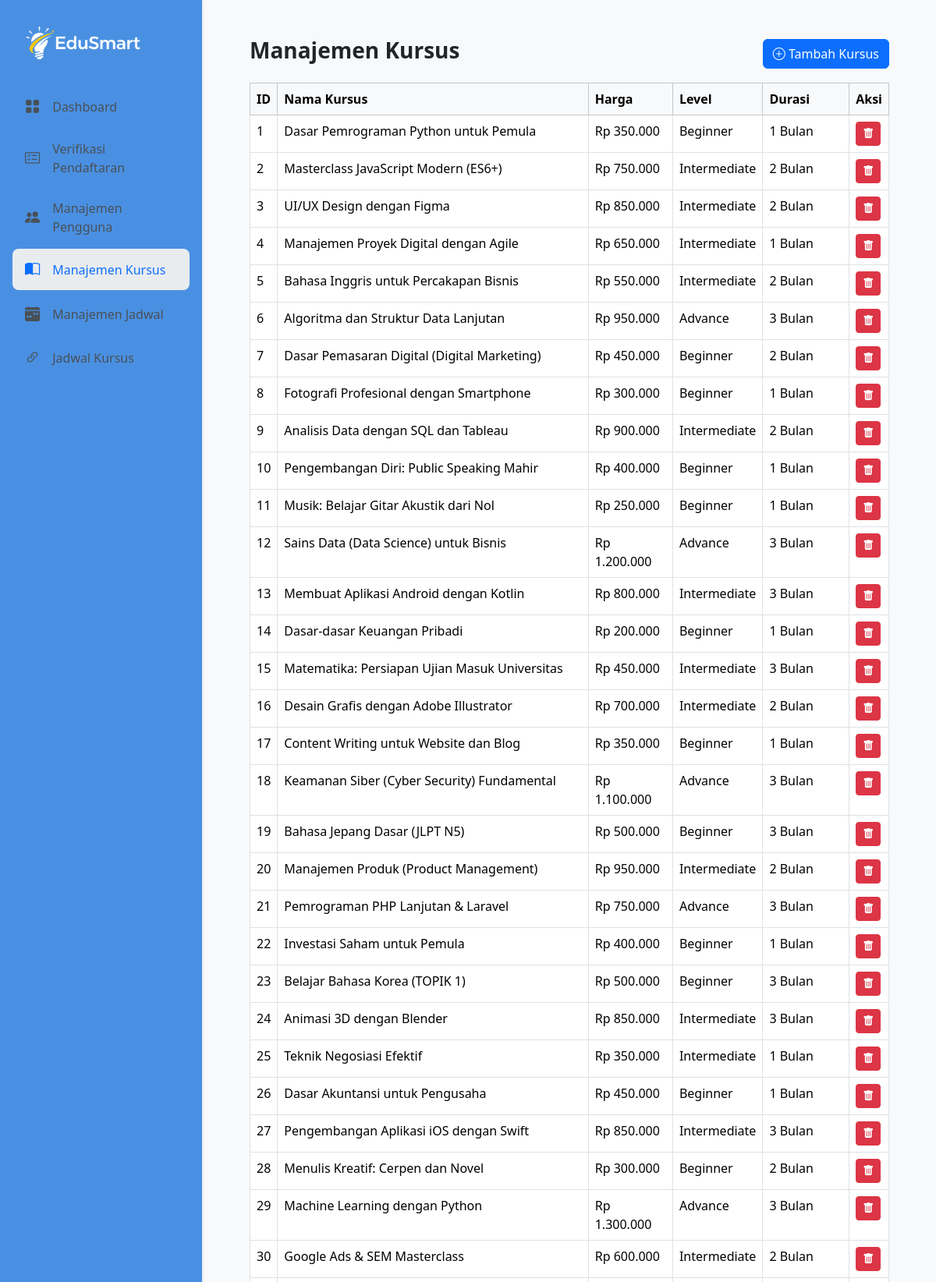
The page /admin/index.php?page=courses (signed in, upper part) on the database its author committed.
### tables this page shows
CREATE TABLE `farhan_kursus` (
  `id` int(11) NOT NULL,
  `nama_kursus` varchar(100) NOT NULL,
  `deskripsi` text NOT NULL,
  `harga` int(11) NOT NULL,
  `level` enum('Beginner','Intermediate','Advance') NOT NULL,
  `durasi` varchar(50) NOT NULL,
  `gambar` text DEFAULT NULL
);

### admin/pages/courses.php (the view, shortened to what this page needs)
<?php
$result = $koneksi->query("SELECT id, nama_kursus, harga, level, durasi FROM farhan_kursus ORDER BY id");
?>
<div class="container-fluid">
    <div class="d-flex justify-content-between align-items-center mb-3">
        <h3 class="fw-bold">Manajemen Kursus</h3>
        <button type="button" class="btn btn-primary" data-bs-toggle="modal" data-bs-target="#addCourseModal">
            <i class="bi bi-plus-circle"></i> Tambah Kursus
        </button>
    </div>
    <div class="table-responsive">
        <table class="table table-bordered table-hover">
            <thead class="table-light">
                <tr>
                    <th>ID</th>
                    <th>Nama Kursus</th>
                    <th>Harga</th>
                    <th>Level</th>
                    <th>Durasi</th>
                    <th>Aksi</th>
                </tr>
            </thead>
            <tbody>
                <?php while($course = $result->fetch_assoc()): ?>
                <tr>
                    <td><?php echo $course['id']; ?></td>
                    <td><?php echo htmlspecialchars($course['nama_kursus']); ?></td>
                    <td>Rp <?php echo number_format($course['harga'], 0, ',', '.'); ?></td>
                    <td><?php echo htmlspecialchars($course['level']); ?></td>
                    <td><?php echo htmlspecialchars($course['durasi']); ?></td>
                    <td>
                        <a href="actions/delete_process.php?type=course&id=<?php echo $course['id']; ?>" class="btn btn-sm btn-danger" onclick="return confirm('Apakah Anda yakin ingin menghapus kursus ini? Semua jadwal dan pendaftaran terkait akan terhapus.')">
                            <i class="bi bi-trash-fill"></i>
                        </a>
                    </td>
                </tr>
                <?php endwhile; ?>
            </tbody>
        </table>
    </div>
</div>

### assets/css/admin-style.css (style rules this page uses)
:root { --brand-secondary: #ff6825; }
body { background-color: #f8f9fa; }

### rows shown on the page
farhan_kursus: id "1", nama_kursus "Dasar Pemrograman Python untuk Pemula", harga "350.000", level "Beginner", durasi "1 Bulan"
farhan_kursus: id "2", nama_kursus "Masterclass JavaScript Modern (ES6+)", harga "750.000", level "Intermediate", durasi "2 Bulan"
farhan_kursus: id "3", nama_kursus "UI/UX Design dengan Figma", harga "850.000", level "Intermediate", durasi "2 Bulan"
farhan_kursus: id "4", nama_kursus "Manajemen Proyek Digital dengan Agile", harga "650.000", level "Intermediate", durasi "1 Bulan"
farhan_kursus: id "5", nama_kursus "Bahasa Inggris untuk Percakapan Bisnis", harga "550.000", level "Intermediate", durasi "2 Bulan"
farhan_kursus: id "6", nama_kursus "Algoritma dan Struktur Data Lanjutan", harga "950.000", level "Advance", durasi "3 Bulan"
farhan_kursus: id "7", nama_kursus "Dasar Pemasaran Digital (Digital Marketing)", harga "450.000", level "Beginner", durasi "2 Bulan"
farhan_kursus: id "8", nama_kursus "Fotografi Profesional dengan Smartphone", harga "300.000", level "Beginner", durasi "1 Bulan"
farhan_kursus: id "9", nama_kursus "Analisis Data dengan SQL dan Tableau", harga "900.000", level "Intermediate", durasi "2 Bulan"
farhan_kursus: id "10", nama_kursus "Pengembangan Diri: Public Speaking Mahir", harga "400.000", level "Beginner", durasi "1 Bulan"
farhan_kursus: id "11", nama_kursus "Musik: Belajar Gitar Akustik dari Nol", harga "250.000", level "Beginner", durasi "1 Bulan"
farhan_kursus: id "12", nama_kursus "Sains Data (Data Science) untuk Bisnis", harga "1.200.000", level "Advance", durasi "3 Bulan"
farhan_kursus: id "13", nama_kursus "Membuat Aplikasi Android dengan Kotlin", harga "800.000", level "Intermediate", durasi "3 Bulan"
farhan_kursus: id "14", nama_kursus "Dasar-dasar Keuangan Pribadi", harga "200.000", level "Beginner", durasi "1 Bulan"
farhan_kursus: id "15", nama_kursus "Matematika: Persiapan Ujian Masuk Universitas", harga "450.000", level "Intermediate", durasi "3 Bulan"
farhan_kursus: id "16", nama_kursus "Desain Grafis dengan Adobe Illustrator", harga "700.000", level "Intermediate", durasi "2 Bulan"
farhan_kursus: id "17", nama_kursus "Content Writing untuk Website dan Blog", harga "350.000", level "Beginner", durasi "1 Bulan"
farhan_kursus: id "18", nama_kursus "Keamanan Siber (Cyber Security) Fundamental", harga "1.100.000", level "Advance", durasi "3 Bulan"
farhan_kursus: id "19", nama_kursus "Bahasa Jepang Dasar (JLPT N5)", harga "500.000", level "Beginner", durasi "3 Bulan"
farhan_kursus: id "20", nama_kursus "Manajemen Produk (Product Management)", harga "950.000", level "Intermediate", durasi "2 Bulan"
farhan_kursus: id "21", nama_kursus "Pemrograman PHP Lanjutan & Laravel", harga "750.000", level "Advance", durasi "3 Bulan"
farhan_kursus: id "22", nama_kursus "Investasi Saham untuk Pemula", harga "400.000", level "Beginner", durasi "1 Bulan"
farhan_kursus: id "23", nama_kursus "Belajar Bahasa Korea (TOPIK 1)", harga "500.000", level "Beginner", durasi "3 Bulan"
farhan_kursus: id "24", nama_kursus "Animasi 3D dengan Blender", harga "850.000", level "Intermediate", durasi "3 Bulan"
farhan_kursus: id "25", nama_kursus "Teknik Negosiasi Efektif", harga "350.000", level "Intermediate", durasi "1 Bulan"
farhan_kursus: id "26", nama_kursus "Dasar Akuntansi untuk Pengusaha", harga "450.000", level "Beginner", durasi "1 Bulan"
farhan_kursus: id "27", nama_kursus "Pengembangan Aplikasi iOS dengan Swift", harga "850.000", level "Intermediate", durasi "3 Bulan"
farhan_kursus: id "28", nama_kursus "Menulis Kreatif: Cerpen dan Novel", harga "300.000", level "Beginner", durasi "2 Bulan"
farhan_kursus: id "29", nama_kursus "Machine Learning dengan Python", harga "1.300.000", level "Advance", durasi "3 Bulan"
farhan_kursus: id "30", nama_kursus "Google Ads & SEM Masterclass", harga "600.000", level "Intermediate", durasi "2 Bulan"
